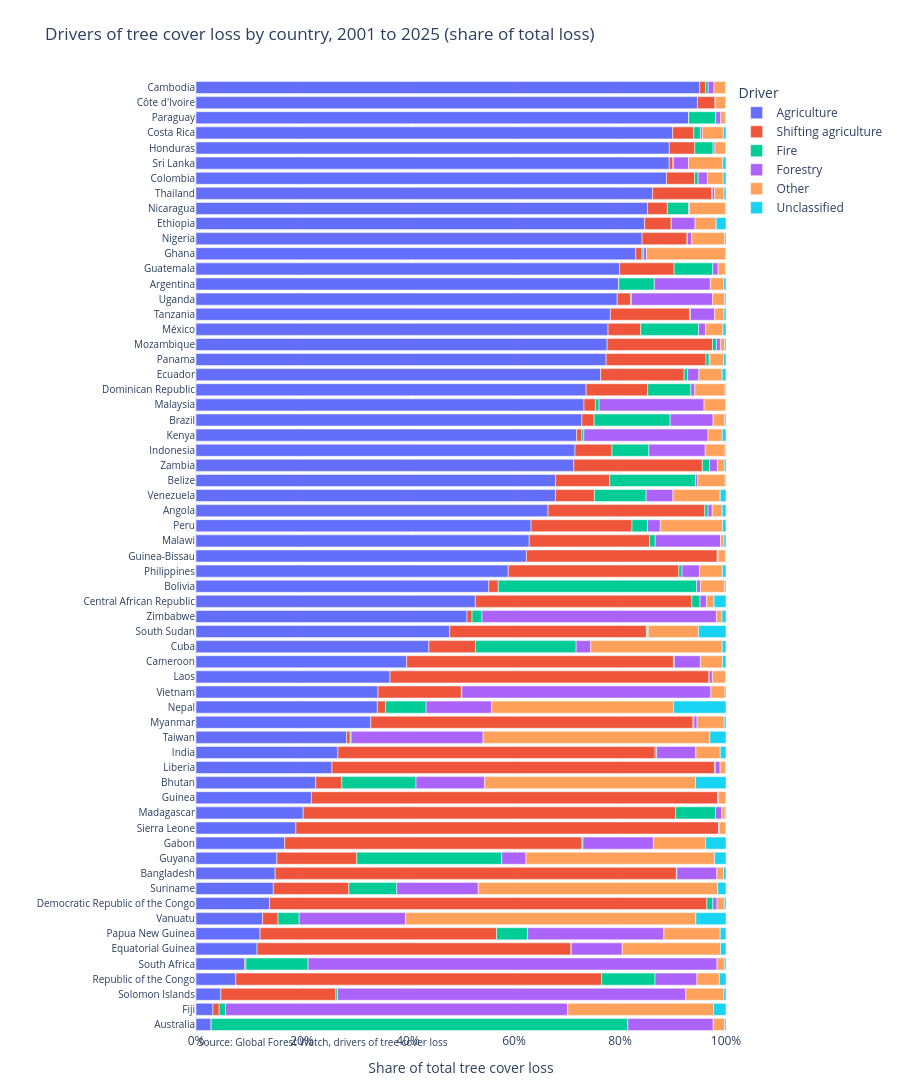

The cell this chart's notebook holds for it:
### Markdown cell above
### 5.4 Drivers by country

### Code cell
# Share of each driver in total tree cover loss over 2001-2025, by country
drivers = groups + ['Unclassified']
shares = df_drv_wide.groupby('iso3')[drivers].sum()
shares = shares.div(shares.sum(axis=1), axis=0) * 100
shares = shares.merge(df_s[['iso3', 'country']].drop_duplicates(), on='iso3')
shares = shares.sort_values('Agriculture')

# Long format for plotly: one row per country and driver
df_bar = shares.melt(id_vars=['iso3', 'country'], value_vars=drivers,
                     var_name='Driver', value_name='Share (%)')

fig = px.bar(df_bar, x='Share (%)', y='country', color='Driver', orientation='h',
             title='Drivers of tree cover loss by country, 2001 to 2025 (share of total loss)',
             labels={'country': ''},
             category_orders={'Driver': ['Agriculture', 'Shifting agriculture', 'Fire',
                                         'Forestry', 'Other', 'Unclassified']},
             template='plotly_white', height=1300)
n_countries = df_bar['country'].nunique()
fig.update_layout(height=22 * n_countries + 150, margin=dict(t=80, b=60))
fig.update_yaxes(dtick=1, tickfont=dict(size=10))          # show every country name
fig.update_xaxes(range=[0, 100], ticksuffix='%', title='Share of total tree cover loss')
fig.add_annotation(text='Source: Global Forest Watch, drivers of tree cover loss',
                   x=0, y=-0.02, xref='paper', yref='paper', showarrow=False, font=dict(size=10))
fig.show()

### Figure 1 — Plotly figure (JSON) as saved in the notebook; plotly's stock layout.template omitted (floating-point values rounded to 4 significant figures)
{"data": [{"hovertemplate": "Driver=Agriculture<br>Share (%)=%{x}<br>=%{y}<extra></extra>", "legendgroup": "Agriculture", "marker": {"color": "#636efa", "pattern": {"shape": ""}}, "name": "Agriculture", "orientation": "h", "showlegend": true, "textposition": "auto", "x": [2.87, 3.199, 4.682, 7.508, 9.201, 11.51, 12.1, 12.56, 13.88, 14.6, 14.93, 15.26, 16.73, 18.84, 20.23, 21.78, 22.59, 25.65, 26.78, 28.42, 32.98, 34.21, 34.35, 36.62, 39.75, 43.94, 47.87, 51.14, 52.71, 55.24, 58.92, 62.34, 62.88, 63.22, 66.43, 67.82, 67.86, 71.27, 71.5, 71.84, 72.81, 73.21, 73.61, 76.34, 77.39, 77.57, 77.75, 78.19, 79.47, 79.76, 79.93, 82.97, 84.17, 84.65, 85.18, 86.14, 88.77, 89.29, 89.3, 89.93, 92.97, 94.61, 95.04], "xaxis": "x", "y": ["Australia", "Fiji", "Solomon Islands", "Republic of the Congo", "South Africa", "Equatorial Guinea", "Papua New Guinea", "Vanuatu", "Democratic Republic of the Congo", "Suriname", "Bangladesh", "Guyana", "Gabon", "Sierra Leone", "Madagascar", "Guinea", "Bhutan", "Liberia", "India", "Taiwan", "Myanmar", "Nepal", "Vietnam", "Laos", "Cameroon", "Cuba", "South Sudan", "Zimbabwe", "Central African Republic", "Bolivia", "Philippines", "Guinea-Bissau", "Malawi", "Peru", "Angola", "Venezuela", "Belize", "Zambia", "Indonesia", "Kenya", "Brazil", "Malaysia", "Dominican Republic", "Ecuador", "Panama", "Mozambique", "México", "Tanzania", "Uganda", "Argentina", "Guatemala", "Ghana", "Nigeria", "Ethiopia", "Nicaragua", "Thailand", "Colombia", "Sri Lanka", "Honduras", "Costa Rica", "Paraguay", "Côte d'Ivoire", "Cambodia"], "yaxis": "y", "type": "bar"}, {"hovertemplate": "Driver=Shifting agriculture<br>Share (%)=%{x}<br>=%{y}<extra></extra>", "legendgroup": "Shifting agriculture", "marker": {"color": "#EF553B", "pattern": {"shape": ""}}, "name": "Shifting agriculture", "orientation": "h", "showlegend": true, "textposition": "auto", "x": [0.002739, 1.171, 21.71, 69.02, 0.2212, 59.25, 44.61, 2.918, 82.51, 14.24, 75.7, 15.07, 56.09, 79.75, 70.27, 76.64, 4.938, 72.23, 59.85, 0.6788, 60.79, 1.557, 15.71, 60.19, 50.33, 8.803, 37.11, 0.9537, 40.85, 1.791, 32.18, 36.02, 22.7, 19.05, 29.56, 7.352, 10.2, 24.27, 6.985, 0.9357, 2.306, 2.15, 11.62, 15.76, 18.84, 19.88, 6.158, 14.91, 2.559, 0.008121, 10.27, 1.188, 8.473, 4.993, 3.75, 11.2, 5.305, 0.7032, 4.806, 3.993, 0.008604, 3.343, 1.105], "xaxis": "x", "y": ["Australia", "Fiji", "Solomon Islands", "Republic of the Congo", "South Africa", "Equatorial Guinea", "Papua New Guinea", "Vanuatu", "Democratic Republic of the Congo", "Suriname", "Bangladesh", "Guyana", "Gabon", "Sierra Leone", "Madagascar", "Guinea", "Bhutan", "Liberia", "India", "Taiwan", "Myanmar", "Nepal", "Vietnam", "Laos", "Cameroon", "Cuba", "South Sudan", "Zimbabwe", "Central African Republic", "Bolivia", "Philippines", "Guinea-Bissau", "Malawi", "Peru", "Angola", "Venezuela", "Belize", "Zambia", "Indonesia", "Kenya", "Brazil", "Malaysia", "Dominican Republic", "Ecuador", "Panama", "Mozambique", "México", "Tanzania", "Uganda", "Argentina", "Guatemala", "Ghana", "Nigeria", "Ethiopia", "Nicaragua", "Thailand", "Colombia", "Sri Lanka", "Honduras", "Costa Rica", "Paraguay", "Côte d'Ivoire", "Cambodia"], "yaxis": "y", "type": "bar"}, {"hovertemplate": "Driver=Fire<br>Share (%)=%{x}<br>=%{y}<extra></extra>", "legendgroup": "Fire", "marker": {"color": "#00cc96", "pattern": {"shape": ""}}, "name": "Fire", "orientation": "h", "showlegend": true, "textposition": "auto", "x": [78.58, 1.209, 0.3327, 10.08, 11.74, 0.04677, 5.855, 3.985, 1.137, 9.029, 0.1048, 27.35, 0.1858, 0.01133, 7.514, 0.004881, 14.0, 0.09067, 0.3061, 0.1683, 0.2009, 7.653, 0.1131, 0.01168, 0.1841, 18.99, 0.1868, 1.869, 1.546, 37.45, 0.6002, 0.008804, 1.062, 2.92, 0.6261, 9.766, 16.19, 1.355, 6.958, 0.3968, 14.34, 0.6956, 8.141, 0.6458, 0.5913, 0.7484, 10.93, 0.1922, 0.1049, 6.702, 7.31, 0.2512, 0.06808, 0.08677, 3.986, 0.07111, 0.6743, 0.07394, 3.453, 1.233, 5.074, 0.004239, 0.4935], "xaxis": "x", "y": ["Australia", "Fiji", "Solomon Islands", "Republic of the Congo", "South Africa", "Equatorial Guinea", "Papua New Guinea", "Vanuatu", "Democratic Republic of the Congo", "Suriname", "Bangladesh", "Guyana", "Gabon", "Sierra Leone", "Madagascar", "Guinea", "Bhutan", "Liberia", "India", "Taiwan", "Myanmar", "Nepal", "Vietnam", "Laos", "Cameroon", "Cuba", "South Sudan", "Zimbabwe", "Central African Republic", "Bolivia", "Philippines", "Guinea-Bissau", "Malawi", "Peru", "Angola", "Venezuela", "Belize", "Zambia", "Indonesia", "Kenya", "Brazil", "Malaysia", "Dominican Republic", "Ecuador", "Panama", "Mozambique", "México", "Tanzania", "Uganda", "Argentina", "Guatemala", "Ghana", "Nigeria", "Ethiopia", "Nicaragua", "Thailand", "Colombia", "Sri Lanka", "Honduras", "Costa Rica", "Paraguay", "Côte d'Ivoire", "Cambodia"], "yaxis": "y", "type": "bar"}, {"hovertemplate": "Driver=Forestry<br>Share (%)=%{x}<br>=%{y}<extra></extra>", "legendgroup": "Forestry", "marker": {"color": "#ab63fa", "pattern": {"shape": ""}}, "name": "Forestry", "orientation": "h", "showlegend": true, "textposition": "auto", "x": [16.13, 64.55, 65.68, 7.901, 77.16, 9.622, 25.72, 20.08, 0.782, 15.39, 7.531, 4.573, 13.29, 0.127, 1.207, 0.1934, 12.97, 0.9133, 7.382, 24.9, 0.57, 12.37, 46.97, 0.5998, 4.908, 2.752, 0.1604, 44.24, 1.231, 0.7024, 3.285, 0.1752, 12.33, 2.42, 0.7856, 5.052, 0.3949, 1.477, 10.63, 23.44, 8.094, 19.81, 0.7581, 2.124, 0.1626, 0.7457, 1.324, 4.575, 15.34, 10.59, 1.006, 0.5803, 0.8295, 4.427, 0.1884, 0.4535, 1.74, 2.85, 0.3475, 0.3789, 0.9665, 0.09107, 1.101], "xaxis": "x", "y": ["Australia", "Fiji", "Solomon Islands", "Republic of the Congo", "South Africa", "Equatorial Guinea", "Papua New Guinea", "Vanuatu", "Democratic Republic of the Congo", "Suriname", "Bangladesh", "Guyana", "Gabon", "Sierra Leone", "Madagascar", "Guinea", "Bhutan", "Liberia", "India", "Taiwan", "Myanmar", "Nepal", "Vietnam", "Laos", "Cameroon", "Cuba", "South Sudan", "Zimbabwe", "Central African Republic", "Bolivia", "Philippines", "Guinea-Bissau", "Malawi", "Peru", "Angola", "Venezuela", "Belize", "Zambia", "Indonesia", "Kenya", "Brazil", "Malaysia", "Dominican Republic", "Ecuador", "Panama", "Mozambique", "México", "Tanzania", "Uganda", "Argentina", "Guatemala", "Ghana", "Nigeria", "Ethiopia", "Nicaragua", "Thailand", "Colombia", "Sri Lanka", "Honduras", "Costa Rica", "Paraguay", "Côte d'Ivoire", "Cambodia"], "yaxis": "y", "type": "bar"}, {"hovertemplate": "Driver=Other<br>Share (%)=%{x}<br>=%{y}<extra></extra>", "legendgroup": "Other", "marker": {"color": "#FFA15A", "pattern": {"shape": ""}}, "name": "Other", "orientation": "h", "showlegend": true, "textposition": "auto", "x": [2.143, 27.52, 7.181, 4.232, 1.384, 18.53, 10.63, 54.76, 1.369, 45.18, 1.28, 35.59, 9.826, 1.255, 0.6177, 1.346, 39.78, 1.016, 4.611, 42.78, 5.127, 34.3, 2.673, 2.509, 4.159, 24.8, 9.482, 1.043, 1.409, 4.586, 4.317, 1.34, 0.6515, 11.74, 1.877, 8.924, 5.2, 1.301, 3.754, 2.685, 2.211, 4.081, 5.71, 4.402, 2.577, 0.7979, 3.254, 1.748, 2.257, 2.512, 1.365, 14.96, 6.225, 3.993, 6.802, 1.769, 2.989, 6.468, 1.994, 3.958, 0.8501, 1.93, 2.159], "xaxis": "x", "y": ["Australia", "Fiji", "Solomon Islands", "Republic of the Congo", "South Africa", "Equatorial Guinea", "Papua New Guinea", "Vanuatu", "Democratic Republic of the Congo", "Suriname", "Bangladesh", "Guyana", "Gabon", "Sierra Leone", "Madagascar", "Guinea", "Bhutan", "Liberia", "India", "Taiwan", "Myanmar", "Nepal", "Vietnam", "Laos", "Cameroon", "Cuba", "South Sudan", "Zimbabwe", "Central African Republic", "Bolivia", "Philippines", "Guinea-Bissau", "Malawi", "Peru", "Angola", "Venezuela", "Belize", "Zambia", "Indonesia", "Kenya", "Brazil", "Malaysia", "Dominican Republic", "Ecuador", "Panama", "Mozambique", "México", "Tanzania", "Uganda", "Argentina", "Guatemala", "Ghana", "Nigeria", "Ethiopia", "Nicaragua", "Thailand", "Colombia", "Sri Lanka", "Honduras", "Costa Rica", "Paraguay", "Côte d'Ivoire", "Cambodia"], "yaxis": "y", "type": "bar"}, {"hovertemplate": "Driver=Unclassified<br>Share (%)=%{x}<br>=%{y}<extra></extra>", "legendgroup": "Unclassified", "marker": {"color": "#19d3f3", "pattern": {"shape": ""}}, "name": "Unclassified", "orientation": "h", "showlegend": true, "textposition": "auto", "x": [0.2689, 2.358, 0.4139, 1.257, 0.3015, 1.038, 1.09, 5.69, 0.3226, 1.565, 0.4525, 2.158, 3.873, 0.01542, 0.1618, 0.03817, 5.739, 0.09708, 1.079, 3.054, 0.334, 9.903, 0.1851, 0.06927, 0.6722, 0.7179, 5.196, 0.7589, 2.253, 0.2318, 0.695, 0.1144, 0.3752, 0.6504, 0.7238, 1.084, 0.1495, 0.3225, 0.1693, 0.7081, 0.2297, 0.0574, 0.1695, 0.7248, 0.4456, 0.2589, 0.5893, 0.3826, 0.2644, 0.4286, 0.1158, 0.04453, 0.2305, 1.851, 0.08829, 0.3714, 0.5224, 0.6116, 0.0968, 0.5069, 0.1348, 0.02084, 0.1041], "xaxis": "x", "y": ["Australia", "Fiji", "Solomon Islands", "Republic of the Congo", "South Africa", "Equatorial Guinea", "Papua New Guinea", "Vanuatu", "Democratic Republic of the Congo", "Suriname", "Bangladesh", "Guyana", "Gabon", "Sierra Leone", "Madagascar", "Guinea", "Bhutan", "Liberia", "India", "Taiwan", "Myanmar", "Nepal", "Vietnam", "Laos", "Cameroon", "Cuba", "South Sudan", "Zimbabwe", "Central African Republic", "Bolivia", "Philippines", "Guinea-Bissau", "Malawi", "Peru", "Angola", "Venezuela", "Belize", "Zambia", "Indonesia", "Kenya", "Brazil", "Malaysia", "Dominican Republic", "Ecuador", "Panama", "Mozambique", "México", "Tanzania", "Uganda", "Argentina", "Guatemala", "Ghana", "Nigeria", "Ethiopia", "Nicaragua", "Thailand", "Colombia", "Sri Lanka", "Honduras", "Costa Rica", "Paraguay", "Côte d'Ivoire", "Cambodia"], "yaxis": "y", "type": "bar"}], "layout": {"xaxis": {"anchor": "y", "domain": [0.0, 1.0], "title": {"text": "Share of total tree cover loss"}, "range": [0, 100], "ticksuffix": "%"}, "yaxis": {"anchor": "x", "domain": [0.0, 1.0], "title": {"text": ""}, "tickfont": {"size": 10}, "dtick": 1}, "legend": {"title": {"text": "Driver"}, "tracegroupgap": 0}, "title": {"text": "Drivers of tree cover loss by country, 2001 to 2025 (share of total loss)"}, "barmode": "relative", "height": 1536, "margin": {"t": 80, "b": 60}, "annotations": [{"font": {"size": 10}, "showarrow": false, "text": "Source: Global Forest Watch, drivers of tree cover loss", "x": 0, "xref": "paper", "y": -0.02, "yref": "paper"}]}}
